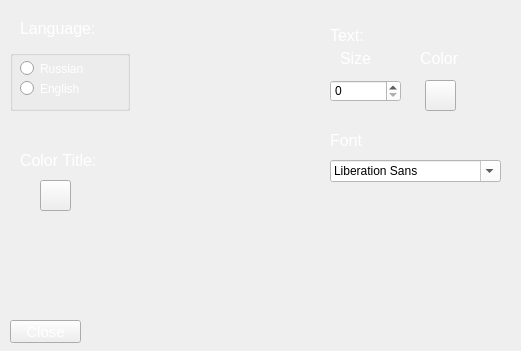
   <widget class="QWidget" name="wdg_settings" native="true">
    <property name="geometry">
     <rect>
      <x>390</x>
      <y>40</y>
      <width>521</width>
      <height>351</height>
     </rect>
    </property>
    <widget class="QLabel" name="label_choose_lang">
     <property name="geometry">
      <rect>
       <x>20</x>
       <y>13</y>
       <width>81</width>
       <height>31</height>
      </rect>
     </property>
     <property name="font">
      <font>
       <pointsize>12</pointsize>
      </font>
     </property>
     <property name="styleSheet">
      <string notr="true">color: rgb(255, 255, 255);</string>
     </property>
     <property name="text">
      <string>Language:</string>
     </property>
    </widget>
    <widget class="QGroupBox" name="groop_choose_lag">
     <property name="geometry">
      <rect>
       <x>10</x>
       <y>50</y>
       <width>120</width>
       <height>61</height>
      </rect>
     </property>
     <property name="title">
      <string/>
     </property>
     <widget class="QRadioButton" name="choose_russian">
      <property name="geometry">
       <rect>
        <x>10</x>
        <y>10</y>
        <width>82</width>
        <height>17</height>
       </rect>
      </property>
      <property name="styleSheet">
       <string notr="true">color: rgb(255, 255, 255);</string>
      </property>
      <property name="text">
       <string>Russian</string>
      </property>
     </widget>
     <widget class="QRadioButton" name="choose_english">
      <property name="geometry">
       <rect>
        <x>10</x>
        <y>30</y>
        <width>82</width>
        <height>17</height>
       </rect>
      </property>
      <property name="styleSheet">
       <string notr="true">color: rgb(255, 255, 255);</string>
      </property>
      <property name="text">
       <string>English</string>
      </property>
     </widget>
    </widget>
    <widget class="QLabel" name="label_text_setting">
     <property name="geometry">
      <rect>
       <x>330</x>
       <y>20</y>
       <width>91</width>
       <height>31</height>
      </rect>
     </property>
     <property name="font">
      <font>
       <pointsize>12</pointsize>
      </font>
     </property>
     <property name="styleSheet">
      <string notr="true">color: rgb(255, 255, 255);</string>
     </property>
     <property name="text">
      <string>Text:</string>
     </property>
    </widget>
    <widget class="QLabel" name="label_text_color">
     <property name="geometry">
      <rect>
       <x>420</x>
       <y>50</y>
       <width>51</width>
       <height>16</height>
      </rect>
     </property>
     <property name="font">
      <font>
       <pointsize>12</pointsize>
      </font>
     </property>
     <property name="styleSheet">
      <string notr="true">color: rgb(255, 255, 255);</string>
     </property>
     <property name="text">
      <string>Color</string>
     </property>
    </widget>
    <widget class="QPushButton" name="btn_choose_color_text">
     <property name="geometry">
      <rect>
       <x>425</x>
       <y>80</y>
       <width>31</width>
       <height>31</height>
      </rect>
     </property>
     <property name="text">
      <string/>
     </property>
    </widget>
    <widget class="QLabel" name="label_tex_font">
     <property name="geometry">
      <rect>
       <x>340</x>
       <y>48</y>
       <width>51</width>
       <height>21</height>
      </rect>
     </property>
     <property name="font">
      <font>
       <pointsize>12</pointsize>
      </font>
     </property>
     <property name="styleSheet">
      <string notr="true">color: rgb(255, 255, 255);</string>
     </property>
     <property name="text">
      <string>Size</string>
     </property>
    </widget>
    <widget class="QSpinBox" name="spin_size_text">
     <property name="geometry">
      <rect>
       <x>330</x>
       <y>80</y>
       <width>71</width>
       <height>22</height>
      </rect>
     </property>
     <property name="styleSheet">
      <string notr="true">background-color: rgb(255, 255, 255);</string>
     </property>
    </widget>
    <widget class="QLabel" name="label_choose_title">
     <property name="geometry">
      <rect>
       <x>20</x>
       <y>150</y>
       <width>111</width>
       <height>21</height>
      </rect>
     </property>
     <property name="font">
      <font>
       <pointsize>12</pointsize>
      </font>
     </property>
     <property name="styleSheet">
      <string notr="true">color: rgb(255, 255, 255);</string>
     </property>
     <property name="text">
      <string>Color Title:</string>
     </property>
    </widget>
    <widget class="QPushButton" name="btn_choose_color_title">
     <property name="geometry">
      <rect>
       <x>40</x>
       <y>180</y>
       <width>31</width>
       <height>31</height>
      </rect>
     </property>
     <property name="text">
      <string/>
     </property>
    </widget>
    <widget class="QPushButton" name="btn_close_setting">
     <property name="geometry">
      <rect>
       <x>10</x>
       <y>320</y>
       <width>71</width>
       <height>23</height>
      </rect>
     </property>
     <property name="font">
      <font>
       <pointsize>11</pointsize>
      </font>
     </property>
     <property name="styleSheet">
      <string notr="true">color: rgb(255, 255, 255);</string>
     </property>
     <property name="text">
      <string>Close</string>
     </property>
    </widget>
    <widget class="QLabel" name="label_font_text_setting">
     <property name="geometry">
      <rect>
       <x>330</x>
       <y>130</y>
       <width>41</width>
       <height>21</height>
      </rect>
     </property>
     <property name="font">
      <font>
       <pointsize>12</pointsize>
      </font>
     </property>
     <property name="styleSheet">
      <string notr="true">color: rgb(255, 255, 255);</string>
     </property>
     <property name="text">
      <string>Font</string>
     </property>
    </widget>
    <widget class="QFontComboBox" name="font_text_setting">
     <property name="geometry">
      <rect>
       <x>330</x>
       <y>160</y>
       <width>171</width>
       <height>22</height>
      </rect>
     </property>
     <property name="styleSheet">
      <string notr="true">background-color: rgb(255, 255, 255);</string>
     </property>
    </widget>
   </widget>
